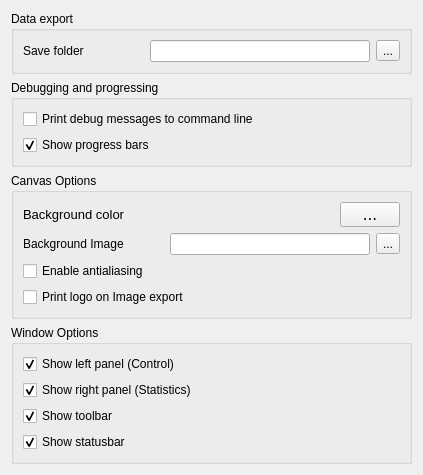
     <widget class="QWidget" name="generalTab">
      <attribute name="title">
       <string>General</string>
      </attribute>
      <layout class="QGridLayout" name="gridLayout_8">
       <item row="0" column="0">
        <widget class="QGroupBox" name="groupBox_6">
         <property name="title">
          <string>Data export</string>
         </property>
         <layout class="QGridLayout" name="gridLayout_7">
          <item row="0" column="0">
           <layout class="QHBoxLayout" name="horizontalLayout">
            <item>
             <widget class="QLabel" name="label">
              <property name="text">
               <string>Save folder</string>
              </property>
             </widget>
            </item>
            <item>
             <spacer name="horizontalSpacer">
              <property name="orientation">
               <enum>Qt::Horizontal</enum>
              </property>
              <property name="sizeHint" stdset="0">
               <size>
                <width>48</width>
                <height>20</height>
               </size>
              </property>
             </spacer>
            </item>
            <item>
             <widget class="QLineEdit" name="dataDirEdit">
              <property name="minimumSize">
               <size>
                <width>220</width>
                <height>0</height>
               </size>
              </property>
              <property name="toolTip">
               <string>&lt;html&gt;&lt;head/&gt;&lt;body&gt;&lt;p&gt;&lt;span style=&quot; font-weight:600;&quot;&gt;Default Save / Export folder &lt;/span&gt;&lt;/p&gt;&lt;p&gt;This is the path of the folder where all SocNetV files and reports will be saved. &lt;/p&gt;&lt;p&gt;Click the button on the right to select a new folder. &lt;/p&gt;&lt;p&gt;If the folder does not exist, it wil be created.&lt;/p&gt;&lt;p&gt;This is a permanent setting. Once you press OK, it will be saved and will be the default of the application every time you run SocNetV - until you change it again.&lt;/p&gt;&lt;/body&gt;&lt;/html&gt;</string>
              </property>
              <property name="whatsThis">
               <string>&lt;html&gt;&lt;head/&gt;&lt;body&gt;&lt;p&gt;&lt;span style=&quot; font-weight:600;&quot;&gt;Default Save / Export folder &lt;/span&gt;&lt;/p&gt;&lt;p&gt;This is the path of the folder where all SocNetV files and reports will be saved. &lt;/p&gt;&lt;p&gt;Click the button on the right to select a new folder. &lt;/p&gt;&lt;p&gt;This is a permanent setting, it will be the default of the application every time you run SocNetV. If the folder does not exist, it wil be created.&lt;/p&gt;&lt;/body&gt;&lt;/html&gt;</string>
              </property>
             </widget>
            </item>
            <item>
             <widget class="QToolButton" name="dataDirSelectButton">
              <property name="toolTip">
               <string>&lt;html&gt;&lt;head/&gt;&lt;body&gt;&lt;p&gt;&lt;span style=&quot; font-weight:600;&quot;&gt;Default Save / Export folder &lt;/span&gt;&lt;/p&gt;&lt;p&gt;Click this button to select a folder, where all SocNetV files and reports will be saved by default. &lt;/p&gt;&lt;p&gt;This is a permanent setting. Once you press OK, it will be saved and will be the default of the application every time you run SocNetV - until you change it again.&lt;/p&gt;&lt;/body&gt;&lt;/html&gt;</string>
              </property>
              <property name="whatsThis">
               <string>&lt;html&gt;&lt;head/&gt;&lt;body&gt;&lt;p&gt;&lt;span style=&quot; font-weight:600;&quot;&gt;Default Save / Export folder &lt;/span&gt;&lt;/p&gt;&lt;p&gt;Click this button to select a folder, where all SocNetV files and reports will be saved by default. &lt;/p&gt;&lt;p&gt;This is a permanent setting, it will be the default of the application every time you run SocNetV. If the folder does not exist, it wil be created.&lt;/p&gt;&lt;/body&gt;&lt;/html&gt;</string>
              </property>
              <property name="text">
               <string>...</string>
              </property>
             </widget>
            </item>
           </layout>
          </item>
         </layout>
        </widget>
       </item>
       <item row="1" column="0">
        <widget class="QGroupBox" name="groupBox_5">
         <property name="title">
          <string>Debugging and progressing</string>
         </property>
         <layout class="QGridLayout" name="gridLayout_2">
          <item row="0" column="0">
           <widget class="QCheckBox" name="printDebugChkBox">
            <property name="toolTip">
             <string>&lt;html&gt;&lt;head/&gt;&lt;body&gt;&lt;p&gt;&lt;span style=&quot; font-weight:600;&quot;&gt;Debug Messages&lt;/span&gt;&lt;/p&gt;&lt;p&gt;Enables or disable debug messages to strerr.  &lt;/p&gt;&lt;p&gt;Once you enable this and press OK, you must close and run SocNetV again from the command line / terminal, in order to see the debug messages.&lt;/p&gt;&lt;p&gt;Enabling has a significant cpu cost but lets you know what SocNetV is actually doing.&lt;/p&gt;&lt;p&gt;This is a permanent setting. Once you press OK, it will be saved and will be the default of the application every time you run SocNetV - until you change it again.&lt;/p&gt;&lt;/body&gt;&lt;/html&gt;</string>
            </property>
            <property name="whatsThis">
             <string>&lt;html&gt;&lt;head/&gt;&lt;body&gt;&lt;p&gt;&lt;span style=&quot; font-weight:600;&quot;&gt;Debug Messages&lt;/span&gt;&lt;/p&gt;&lt;p&gt;Enables or disable debug messages to strerr. &lt;/p&gt;&lt;p&gt;Enabling has a significant cpu cost but lets you know what SocNetV is actually doing.&lt;/p&gt;&lt;p&gt;This is a permanent setting, it will be the default of the application every time you run SocNetV. &lt;/p&gt;&lt;/body&gt;&lt;/html&gt;</string>
            </property>
            <property name="layoutDirection">
             <enum>Qt::LeftToRight</enum>
            </property>
            <property name="text">
             <string>Print debug messages to command line</string>
            </property>
           </widget>
          </item>
          <item row="1" column="0">
           <widget class="QCheckBox" name="progressBarsChkBox">
            <property name="toolTip">
             <string>&lt;html&gt;&lt;head/&gt;&lt;body&gt;&lt;p&gt;&lt;span style=&quot; font-weight:600;&quot;&gt;Progress Bars&lt;/span&gt;&lt;/p&gt;&lt;p&gt;Enable or disable the application Progress Bars.&lt;/p&gt;&lt;p&gt;Progress Bars may appear during time-cost operations. &lt;/p&gt;&lt;p&gt;Enabling Progress Bars has a significant cpu cost but lets you know about the progress of a given operation.&lt;/p&gt;&lt;p&gt;This is a permanent setting. Once you press OK, it will be saved and will be the default of the application every time you run SocNetV - until you change it again.&lt;/p&gt;&lt;/body&gt;&lt;/html&gt;</string>
            </property>
            <property name="whatsThis">
             <string>&lt;html&gt;&lt;head/&gt;&lt;body&gt;&lt;p&gt;&lt;span style=&quot; font-weight:600;&quot;&gt;Progress Bars&lt;/span&gt;&lt;/p&gt;&lt;p&gt;Enable or disable the application Progress Bars.&lt;/p&gt;&lt;p&gt;Progress Bars may appear during time-cost operations. &lt;/p&gt;&lt;p&gt;Enabling Progress Bars has a significant cpu cost but lets you know about the progress of a given operation.&lt;/p&gt;&lt;p&gt;This is a permanent setting, it will be the default of the application every time you run SocNetV. &lt;/p&gt;&lt;/body&gt;&lt;/html&gt;</string>
            </property>
            <property name="layoutDirection">
             <enum>Qt::LeftToRight</enum>
            </property>
            <property name="text">
             <string>Show progress bars</string>
            </property>
            <property name="checked">
             <bool>true</bool>
            </property>
           </widget>
          </item>
         </layout>
        </widget>
       </item>
       <item row="2" column="0">
        <widget class="QGroupBox" name="groupBox_2">
         <property name="title">
          <string>Canvas Options</string>
         </property>
         <layout class="QGridLayout" name="gridLayout_3">
          <item row="0" column="0">
           <layout class="QHBoxLayout" name="horizontalLayout_3">
            <item>
             <widget class="QLabel" name="label_4">
              <property name="font">
               <font>
                <family>Ubuntu</family>
                <pointsize>10</pointsize>
                <weight>50</weight>
                <bold>false</bold>
               </font>
              </property>
              <property name="text">
               <string>Background color</string>
              </property>
             </widget>
            </item>
            <item>
             <spacer name="horizontalSpacer_3">
              <property name="font">
               <font>
                <family>DejaVu Sans</family>
                <pointsize>11</pointsize>
               </font>
              </property>
              <property name="orientation">
               <enum>Qt::Horizontal</enum>
              </property>
              <property name="sizeHint" stdset="0">
               <size>
                <width>40</width>
                <height>20</height>
               </size>
              </property>
             </spacer>
            </item>
            <item>
             <widget class="QToolButton" name="bgColorButton">
              <property name="minimumSize">
               <size>
                <width>60</width>
                <height>25</height>
               </size>
              </property>
              <property name="font">
               <font>
                <family>DejaVu Sans</family>
                <pointsize>11</pointsize>
               </font>
              </property>
              <property name="toolTip">
               <string>&lt;html&gt;&lt;head/&gt;&lt;body&gt;&lt;p&gt;&lt;span style=&quot; font-weight:600;&quot;&gt;Background color&lt;/span&gt;&lt;/p&gt;&lt;p&gt;Click this button to select a new background color. &lt;/p&gt;&lt;p&gt;This is a permanent setting. Once you press OK, it will be saved and will be the default of the application every time you run SocNetV - until you change it again.&lt;/p&gt;&lt;/body&gt;&lt;/html&gt;</string>
              </property>
              <property name="whatsThis">
               <string>&lt;html&gt;&lt;head/&gt;&lt;body&gt;&lt;p&gt;&lt;span style=&quot; font-weight:600;&quot;&gt;Background color&lt;/span&gt;&lt;/p&gt;&lt;p&gt;Click this button to select a new background color. &lt;/p&gt;&lt;p&gt;This is a permanent setting, it will be the default of the application every time you run SocNetV. &lt;/p&gt;&lt;/body&gt;&lt;/html&gt;</string>
              </property>
              <property name="text">
               <string>...</string>
              </property>
              <property name="iconSize">
               <size>
                <width>60</width>
                <height>20</height>
               </size>
              </property>
             </widget>
            </item>
           </layout>
          </item>
          <item row="1" column="0">
           <layout class="QHBoxLayout" name="horizontalLayout_2">
            <item>
             <widget class="QLabel" name="label_2">
              <property name="text">
               <string>Background Image</string>
              </property>
             </widget>
            </item>
            <item>
             <spacer name="horizontalSpacer_2">
              <property name="orientation">
               <enum>Qt::Horizontal</enum>
              </property>
              <property name="sizeHint" stdset="0">
               <size>
                <width>40</width>
                <height>20</height>
               </size>
              </property>
             </spacer>
            </item>
            <item>
             <widget class="QLineEdit" name="bgImageSelectEdit">
              <property name="minimumSize">
               <size>
                <width>200</width>
                <height>0</height>
               </size>
              </property>
              <property name="toolTip">
               <string>&lt;html&gt;&lt;head/&gt;&lt;body&gt;&lt;p&gt;&lt;span style=&quot; font-weight:600;&quot;&gt;Background image&lt;/span&gt;&lt;/p&gt;&lt;p&gt;This is the path of the default background image. &lt;/p&gt;&lt;p&gt;Click the button on the right to select a new background image.&lt;/p&gt;&lt;p&gt;If the file does not exist, the default background color will be used.&lt;/p&gt;&lt;p&gt;This is a permanent setting. Once you press OK, it will be saved and will be the default of the application every time you run SocNetV - until you change it again.&lt;/p&gt;&lt;p&gt;&lt;br/&gt;&lt;/p&gt;&lt;/body&gt;&lt;/html&gt;</string>
              </property>
              <property name="whatsThis">
               <string>&lt;html&gt;&lt;head/&gt;&lt;body&gt;&lt;p&gt;&lt;span style=&quot; font-weight:600;&quot;&gt;Background image&lt;/span&gt;&lt;/p&gt;&lt;p&gt;This is the path of the default background image. &lt;/p&gt;&lt;p&gt;Click the button on the right to select a new background image.&lt;/p&gt;&lt;p&gt;This is a permanent setting, it will be the default of the application every time you run SocNetV. If the file does not exist, the default background color will be used.&lt;/p&gt;&lt;/body&gt;&lt;/html&gt;</string>
              </property>
             </widget>
            </item>
            <item>
             <widget class="QToolButton" name="bgImageSelectButton">
              <property name="toolTip">
               <string>&lt;html&gt;&lt;head/&gt;&lt;body&gt;&lt;p&gt;&lt;span style=&quot; font-weight:600;&quot;&gt;Background image&lt;/span&gt;&lt;/p&gt;&lt;p&gt;Click this button to select a new background image.&lt;/p&gt;&lt;p&gt;If the file does not exist, the default background color will be used.&lt;/p&gt;&lt;p&gt;This is a permanent setting. Once you press OK, it will be saved and will be the default of the application every time you run SocNetV - until you change it again.&lt;/p&gt;&lt;p&gt;&lt;br/&gt;&lt;/p&gt;&lt;/body&gt;&lt;/html&gt;</string>
              </property>
              <property name="whatsThis">
               <string>&lt;html&gt;&lt;head/&gt;&lt;body&gt;&lt;p&gt;&lt;span style=&quot; font-weight:600;&quot;&gt;Background image&lt;/span&gt;&lt;/p&gt;&lt;p&gt;Click this button to select a new background image.&lt;/p&gt;&lt;p&gt;This is a permanent setting, it will be the default of the application every time you run SocNetV. If the file does not exist, the default background color will be used.&lt;/p&gt;&lt;/body&gt;&lt;/html&gt;</string>
              </property>
              <property name="text">
               <string>...</string>
              </property>
             </widget>
            </item>
           </layout>
          </item>
          <item row="2" column="0">
           <widget class="QCheckBox" name="antialiasingChkBox">
            <property name="toolTip">
             <string>&lt;html&gt;&lt;head/&gt;&lt;body&gt;&lt;p&gt;&lt;span style=&quot; font-weight:600;&quot;&gt;Anti-Aliasing&lt;/span&gt;&lt;/p&gt;&lt;p&gt;Enable or disable Anti-Aliasing.&lt;/p&gt;&lt;p&gt;Anti-aliasing is a technique which makes nodes, lines and text, smoother and fancier. But it comes at the cost of speed... &lt;/p&gt;&lt;p&gt;This is a permanent setting, it will be the default of the application every time you run SocNetV. &lt;/p&gt;&lt;p&gt;&lt;br/&gt;&lt;/p&gt;&lt;/body&gt;&lt;/html&gt;</string>
            </property>
            <property name="whatsThis">
             <string>&lt;html&gt;&lt;head/&gt;&lt;body&gt;&lt;p&gt;&lt;span style=&quot; font-weight:600;&quot;&gt;Anti-Aliasing&lt;/span&gt;&lt;/p&gt;&lt;p&gt;Enable or disable Anti-Aliasing.&lt;/p&gt;&lt;p&gt;Anti-aliasing is a technique which makes nodes, lines and text, smoother and fancier. But it comes at the cost of speed... &lt;/p&gt;&lt;p&gt;This is a permanent setting, it will be the default of the application every time you run SocNetV. &lt;/p&gt;&lt;p&gt;&lt;br/&gt;&lt;/p&gt;&lt;/body&gt;&lt;/html&gt;</string>
            </property>
            <property name="layoutDirection">
             <enum>Qt::LeftToRight</enum>
            </property>
            <property name="text">
             <string>Enable antialiasing</string>
            </property>
           </widget>
          </item>
          <item row="3" column="0">
           <widget class="QCheckBox" name="printLogoChkBox">
            <property name="toolTip">
             <string>&lt;html&gt;&lt;head/&gt;&lt;body&gt;&lt;p&gt;&lt;span style=&quot; font-weight:600;&quot;&gt;Anti-Aliasing&lt;/span&gt;&lt;/p&gt;&lt;p&gt;Enable or disable Anti-Aliasing.&lt;/p&gt;&lt;p&gt;Anti-aliasing is a technique which makes nodes, lines and text, smoother and fancier. But it comes at the cost of speed... &lt;/p&gt;&lt;p&gt;This is a permanent setting, it will be the default of the application every time you run SocNetV. &lt;/p&gt;&lt;p&gt;&lt;br/&gt;&lt;/p&gt;&lt;/body&gt;&lt;/html&gt;</string>
            </property>
            <property name="whatsThis">
             <string>&lt;html&gt;&lt;head/&gt;&lt;body&gt;&lt;p&gt;&lt;span style=&quot; font-weight:600;&quot;&gt;Anti-Aliasing&lt;/span&gt;&lt;/p&gt;&lt;p&gt;Enable or disable Anti-Aliasing.&lt;/p&gt;&lt;p&gt;Anti-aliasing is a technique which makes nodes, lines and text, smoother and fancier. But it comes at the cost of speed... &lt;/p&gt;&lt;p&gt;This is a permanent setting, it will be the default of the application every time you run SocNetV. &lt;/p&gt;&lt;p&gt;&lt;br/&gt;&lt;/p&gt;&lt;/body&gt;&lt;/html&gt;</string>
            </property>
            <property name="layoutDirection">
             <enum>Qt::LeftToRight</enum>
            </property>
            <property name="text">
             <string>Print logo on Image export</string>
            </property>
           </widget>
          </item>
         </layout>
        </widget>
       </item>
       <item row="3" column="0">
        <widget class="QGroupBox" name="groupBox">
         <property name="title">
          <string>Window Options</string>
         </property>
         <layout class="QGridLayout" name="gridLayout_6">
          <item row="0" column="0">
           <widget class="QCheckBox" name="leftPanelChkBox">
            <property name="toolTip">
             <string>&lt;html&gt;&lt;head/&gt;&lt;body&gt;&lt;p&gt;&lt;span style=&quot; font-weight:600;&quot;&gt;Statusbar&lt;/span&gt;&lt;/p&gt;&lt;p&gt;Enable or disable the application statusbar.&lt;/p&gt;&lt;p&gt;The statusbar is the widget at the bottom of the window, where messages appear. &lt;/p&gt;&lt;p&gt;This is a permanent setting, it will be the default of the application every time you run SocNetV. &lt;/p&gt;&lt;/body&gt;&lt;/html&gt;</string>
            </property>
            <property name="whatsThis">
             <string>&lt;html&gt;&lt;head/&gt;&lt;body&gt;&lt;p&gt;&lt;span style=&quot; font-weight:600;&quot;&gt;Statusbar&lt;/span&gt;&lt;/p&gt;&lt;p&gt;Enable or disable the application statusbar.&lt;/p&gt;&lt;p&gt;The statusbar is the widget at the bottom of the window, where messages appear. &lt;/p&gt;&lt;p&gt;This is a permanent setting, it will be the default of the application every time you run SocNetV. &lt;/p&gt;&lt;/body&gt;&lt;/html&gt;</string>
            </property>
            <property name="layoutDirection">
             <enum>Qt::LeftToRight</enum>
            </property>
            <property name="text">
             <string>Show left panel (Control)</string>
            </property>
            <property name="checked">
             <bool>true</bool>
            </property>
           </widget>
          </item>
          <item row="1" column="0">
           <widget class="QCheckBox" name="rightPanelChkBox">
            <property name="toolTip">
             <string>&lt;html&gt;&lt;head/&gt;&lt;body&gt;&lt;p&gt;&lt;span style=&quot; font-weight:600;&quot;&gt;Statusbar&lt;/span&gt;&lt;/p&gt;&lt;p&gt;Enable or disable the application statusbar.&lt;/p&gt;&lt;p&gt;The statusbar is the widget at the bottom of the window, where messages appear. &lt;/p&gt;&lt;p&gt;This is a permanent setting, it will be the default of the application every time you run SocNetV. &lt;/p&gt;&lt;/body&gt;&lt;/html&gt;</string>
            </property>
            <property name="whatsThis">
             <string>&lt;html&gt;&lt;head/&gt;&lt;body&gt;&lt;p&gt;&lt;span style=&quot; font-weight:600;&quot;&gt;Statusbar&lt;/span&gt;&lt;/p&gt;&lt;p&gt;Enable or disable the application statusbar.&lt;/p&gt;&lt;p&gt;The statusbar is the widget at the bottom of the window, where messages appear. &lt;/p&gt;&lt;p&gt;This is a permanent setting, it will be the default of the application every time you run SocNetV. &lt;/p&gt;&lt;/body&gt;&lt;/html&gt;</string>
            </property>
            <property name="layoutDirection">
             <enum>Qt::LeftToRight</enum>
            </property>
            <property name="text">
             <string>Show right panel (Statistics)</string>
            </property>
            <property name="checked">
             <bool>true</bool>
            </property>
           </widget>
          </item>
          <item row="2" column="0">
           <widget class="QCheckBox" name="showToolBarChkBox">
            <property name="toolTip">
             <string>&lt;html&gt;&lt;head/&gt;&lt;body&gt;&lt;p&gt;&lt;span style=&quot; font-weight:600;&quot;&gt;Toolbar&lt;/span&gt;&lt;/p&gt;&lt;p&gt;Enable or disable the application toolbar.&lt;/p&gt;&lt;p&gt;The toolbar is the widget right below the menu, and carries useful icons. You can disable it if you like from here...&lt;/p&gt;&lt;p&gt;This is a permanent setting, it will be the default of the application every time you run SocNetV. &lt;/p&gt;&lt;/body&gt;&lt;/html&gt;</string>
            </property>
            <property name="whatsThis">
             <string>&lt;html&gt;&lt;head/&gt;&lt;body&gt;&lt;p&gt;&lt;span style=&quot; font-weight:600;&quot;&gt;Toolbar&lt;/span&gt;&lt;/p&gt;&lt;p&gt;Enable or disable the application toolbar.&lt;/p&gt;&lt;p&gt;The toolbar is the widget right below the menu, and carries useful icons. You can disable it if you like from here...&lt;/p&gt;&lt;p&gt;This is a permanent setting, it will be the default of the application every time you run SocNetV. &lt;/p&gt;&lt;/body&gt;&lt;/html&gt;</string>
            </property>
            <property name="layoutDirection">
             <enum>Qt::LeftToRight</enum>
            </property>
            <property name="text">
             <string>Show toolbar</string>
            </property>
            <property name="checked">
             <bool>true</bool>
            </property>
           </widget>
          </item>
          <item row="3" column="0">
           <widget class="QCheckBox" name="showStatusBarChkBox">
            <property name="toolTip">
             <string>&lt;html&gt;&lt;head/&gt;&lt;body&gt;&lt;p&gt;&lt;span style=&quot; font-weight:600;&quot;&gt;Statusbar&lt;/span&gt;&lt;/p&gt;&lt;p&gt;Enable or disable the application statusbar.&lt;/p&gt;&lt;p&gt;The statusbar is the widget at the bottom of the window, where messages appear. &lt;/p&gt;&lt;p&gt;This is a permanent setting, it will be the default of the application every time you run SocNetV. &lt;/p&gt;&lt;/body&gt;&lt;/html&gt;</string>
            </property>
            <property name="whatsThis">
             <string>&lt;html&gt;&lt;head/&gt;&lt;body&gt;&lt;p&gt;&lt;span style=&quot; font-weight:600;&quot;&gt;Statusbar&lt;/span&gt;&lt;/p&gt;&lt;p&gt;Enable or disable the application statusbar.&lt;/p&gt;&lt;p&gt;The statusbar is the widget at the bottom of the window, where messages appear. &lt;/p&gt;&lt;p&gt;This is a permanent setting, it will be the default of the application every time you run SocNetV. &lt;/p&gt;&lt;/body&gt;&lt;/html&gt;</string>
            </property>
            <property name="layoutDirection">
             <enum>Qt::LeftToRight</enum>
            </property>
            <property name="text">
             <string>Show statusbar</string>
            </property>
            <property name="checked">
             <bool>true</bool>
            </property>
           </widget>
          </item>
         </layout>
        </widget>
       </item>
      </layout>
     </widget>
